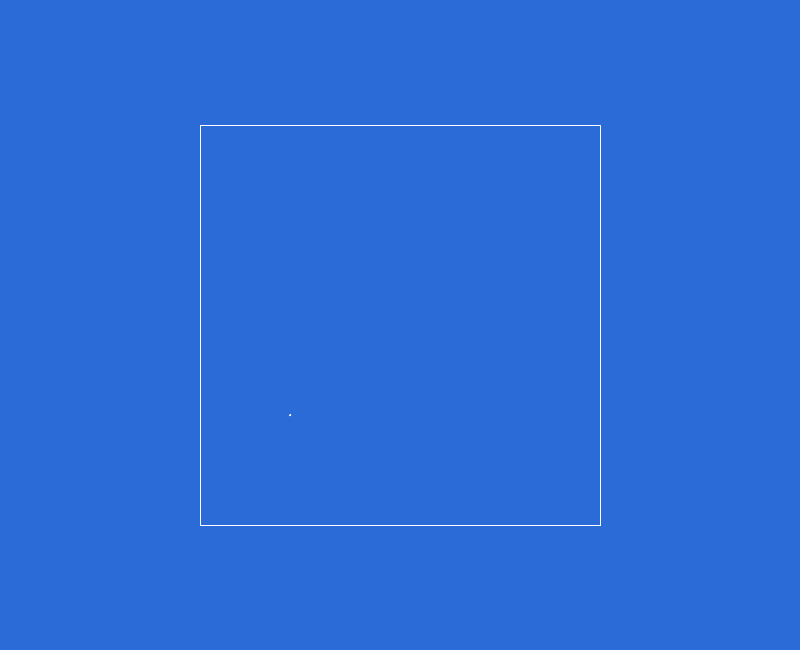
Frame 1 (no input)
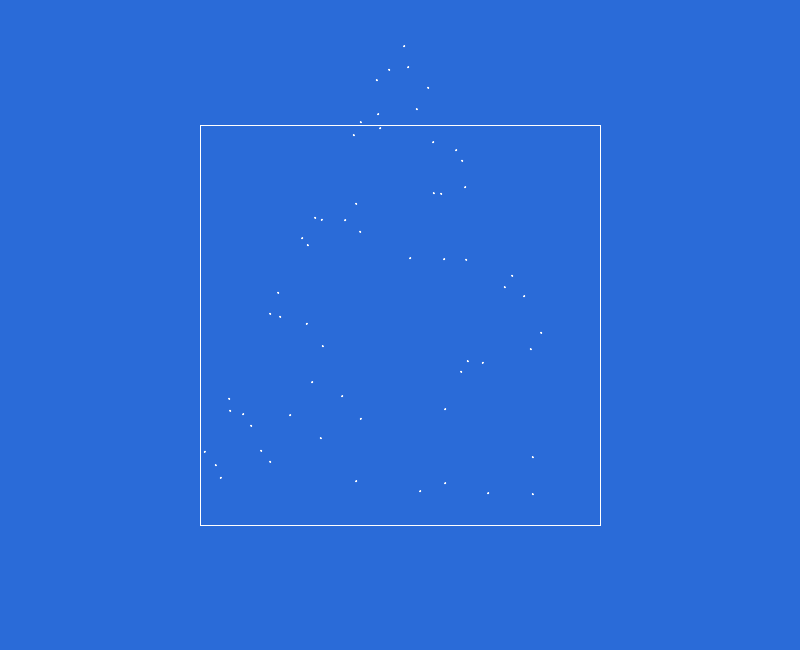
Frame 60 (the mouse pressed at the canvas centre just before this capture)
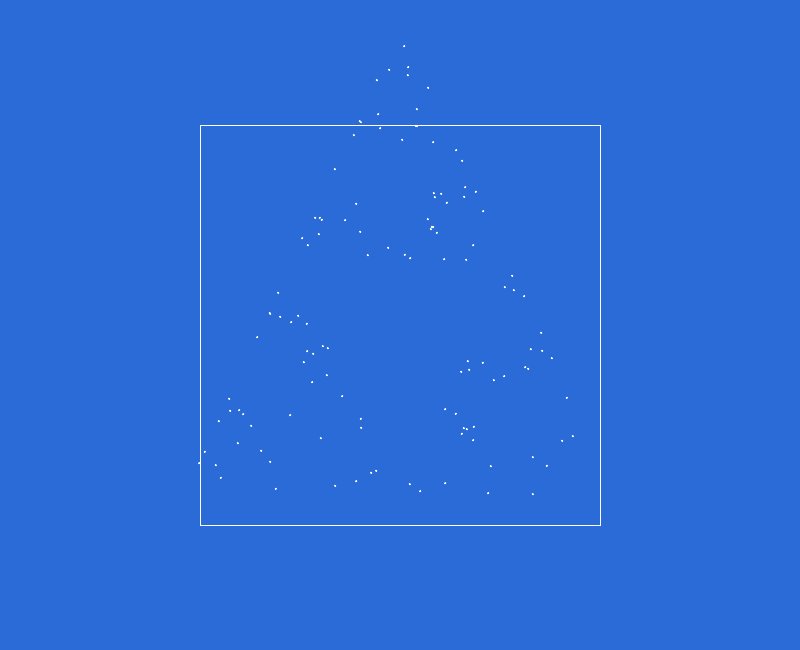
Frame 120 (the mouse held since frame 60 and released just before this capture)

The Processing sketch that drew these frames (run headless with seeded random() and noise(); from frame 60 on, the mouse is pressed at the canvas centre):

// Processing sketch: Chaos_Unlimited
// ── Chaos_Unlimited.pde
/**
 *  Chaos Unlimited
 *
 *  My own attempt at replicating the chaos game with
 *  resizable nodes and maybe colors?
 *
 *  @author fabri
 *  @date 30 July 2019
 */
 
import java.util.*;
color chosenColor, rColor, bColor, gColor;
PVector horizon, mouse, center;
float a;
float xpos, ypos;
Shape[] myShapes;

void setup(){
  size(800,650);
  frameRate(120);
  rColor = color(#E31919);
  bColor = color(#2A6BD8);
  gColor = color(#2AD86E);
  horizon = new PVector(1,0);
  myShapes = new Shape[2];
  for(int i = 0;i < myShapes.length;i++){
    myShapes[i] = new Shape(i+3);
  }
  xpos = ypos = 0;
  background(bColor);
}

void draw(){
  translate(width/2,height/2);
  mouse = new PVector(mouseX, mouseY);
  center = new PVector(width/2,height/2);
  stroke(255);
  //line(0,0,horizon.x,horizon.y);
  //line(0,0,mouse.x,mouse.y);
  
  a = degrees(PVector.angleBetween(mouse,horizon));
  myShapes[1].display();
  beginChaos(3);
}

void beginChaos(int n){
  int r = 1;
  int rand = floor(random(1,n+1));
  fill(255);
  if(rand == 1){
    xpos = (xpos+myShapes[n-3].p1.x)/2;
    ypos = (ypos+myShapes[n-3].p1.y)/2;
    ellipse(xpos,ypos,r,r);
  }
  if(rand == 2){
    xpos = (xpos+myShapes[n-3].p2.x)/2;
    ypos = (ypos+myShapes[n-3].p2.y)/2;
    ellipse(xpos,ypos,r,r);
  }
  if(rand == 3){
    xpos = (xpos+myShapes[n-3].p3.x)/2;
    ypos = (ypos+myShapes[n-3].p3.y)/2;
    ellipse(xpos,ypos,r,r);
  }
  if(rand == 4){
    xpos = (xpos+myShapes[n-3].p4.x)/2;
    ypos = (ypos+myShapes[n-3].p4.y)/2;
    ellipse(xpos,ypos,r,r);
  }
}

void mousePressed(){
  print(a);
  print(" ");
  beginChaos(3);
}

// ── Shape.pde
class Shape{
  int nodes;
  Vertex p1,p2,p3,p4;
  Shape(int n){
    nodes = n;
    if(nodes==3){
      p1 = new Vertex(0,-300);
      p2 = new Vertex(-220,180);
      p3 = new Vertex(220,180);
    }
    if(nodes==4){
      p1 = new Vertex(200,-200);
      p2 = new Vertex(200,200);
      p3 = new Vertex(-200,200);
      p4 = new Vertex(-200,-200);
    }
  }
  void display(){
    if(nodes==3){
      noFill();
      beginShape();
      vertex(0,-300);
      vertex(-220,180);
      vertex(220,180);
      vertex(0,-300);
      endShape();
    }else if(nodes==4){
      noFill();
      beginShape();
      vertex(200,-200);
      vertex(200,200);
      vertex(-200,200);
      vertex(-200,-200);
      vertex(200,-200);
      endShape();
    }
  }
}

// ── Vertex.pde
class Vertex{
  float x,y;
  Vertex(float x,float y){
    this.x = x;
    this.y = y; 
  }
}
